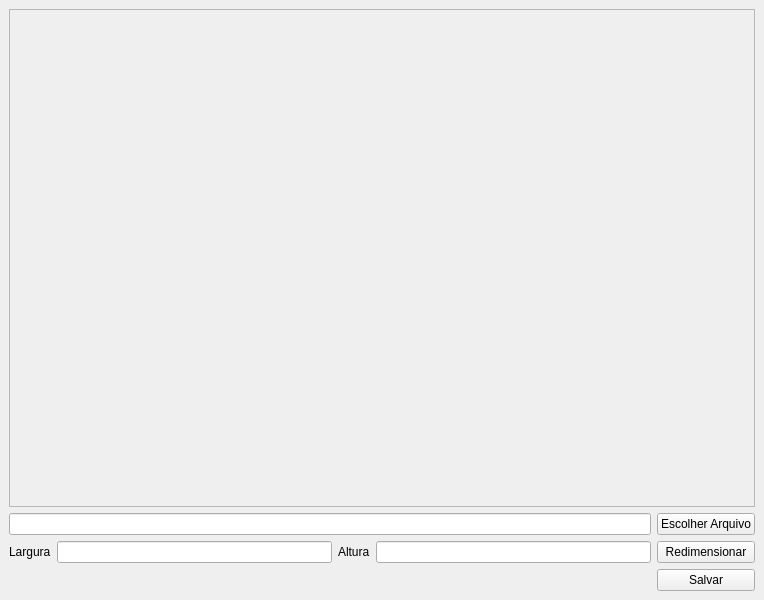
<?xml version="1.0" encoding="UTF-8"?>
<ui version="4.0">
 <class>MainWindow</class>
 <widget class="QMainWindow" name="MainWindow">
  <property name="geometry">
   <rect>
    <x>0</x>
    <y>0</y>
    <width>764</width>
    <height>600</height>
   </rect>
  </property>
  <property name="windowTitle">
   <string>Redimensinar Imagem</string>
  </property>
  <widget class="QWidget" name="centralwidget">
   <layout class="QGridLayout" name="gridLayout">
    <item row="3" column="4">
     <widget class="QPushButton" name="btnRedimensionar">
      <property name="text">
       <string>Redimensionar</string>
      </property>
     </widget>
    </item>
    <item row="3" column="1">
     <widget class="QLineEdit" name="inputLargura"/>
    </item>
    <item row="3" column="3">
     <widget class="QLineEdit" name="inputAltura"/>
    </item>
    <item row="3" column="2">
     <widget class="QLabel" name="label_2">
      <property name="text">
       <string>Altura</string>
      </property>
     </widget>
    </item>
    <item row="4" column="4">
     <widget class="QPushButton" name="btnSalvar">
      <property name="text">
       <string>Salvar</string>
      </property>
     </widget>
    </item>
    <item row="0" column="0" colspan="5">
     <widget class="QScrollArea" name="scrollArea">
      <property name="widgetResizable">
       <bool>true</bool>
      </property>
      <widget class="QWidget" name="scrollAreaWidgetContents">
       <property name="geometry">
        <rect>
         <x>0</x>
         <y>0</y>
         <width>744</width>
         <height>493</height>
        </rect>
       </property>
       <layout class="QGridLayout" name="gridLayout_2">
        <item row="0" column="0">
         <widget class="QLabel" name="labelImg">
          <property name="text">
           <string/>
          </property>
         </widget>
        </item>
       </layout>
      </widget>
     </widget>
    </item>
    <item row="1" column="4">
     <widget class="QPushButton" name="btnEscolherArquivo">
      <property name="text">
       <string>Escolher Arquivo</string>
      </property>
     </widget>
    </item>
    <item row="1" column="0" colspan="4">
     <widget class="QLineEdit" name="inputAbrirArquivo"/>
    </item>
    <item row="3" column="0">
     <widget class="QLabel" name="label">
      <property name="text">
       <string>Largura</string>
      </property>
     </widget>
    </item>
   </layout>
  </widget>
 </widget>
 <resources/>
 <connections/>
</ui>
